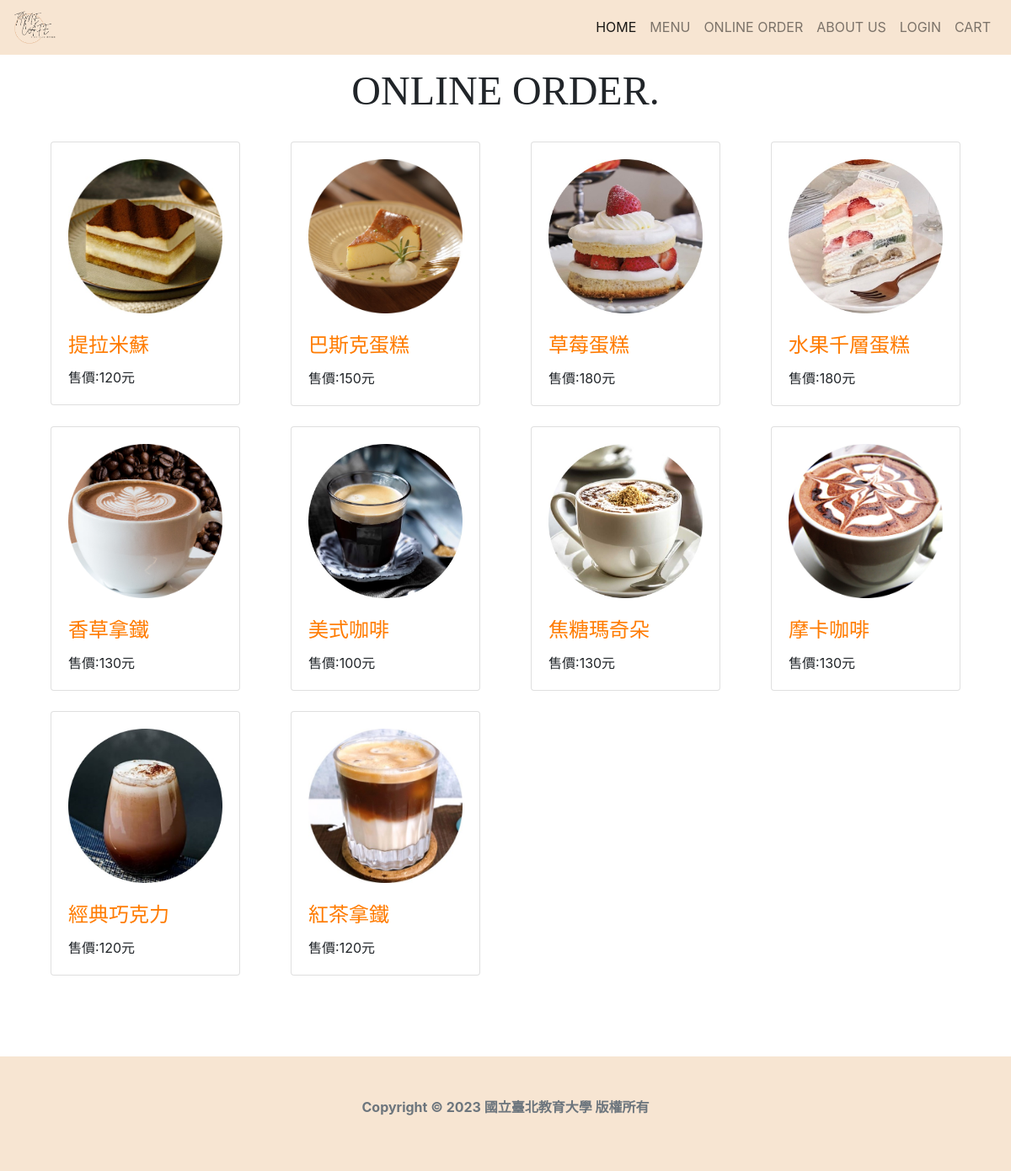
The page /order/ on the database its author committed.
### product/models.py (models this page shows, shortened)
class Product(models.Model):
    title = models.CharField(max_length=255, default="")
    price = models.PositiveIntegerField(default="")
    description = models.TextField(default="")
    slug = models.SlugField(blank=True, default="")
    category = models.ForeignKey(Category, null=True, on_delete=models.PROTECT)
    tags = models.ManyToManyField(Tag)
    image = models.ImageField(default="", blank=True, upload_to="images")

### product/views.py (the view)
# urls.py: path('order/',pviews.product),
def product(request):
 q = request.GET.get('q', None)
 product = ''
 if q is None or q == "":
    product = Product.objects.all()
 elif q is not None:
    product = Product.objects.filter(title__contains=q)
 return render(request, 'order.html', {'product': product })

### templates/order.html (shortened to what this page needs)
{% extends "base.html" %}
{% block content %}
<br>
<br>
<br>
<div align="center">
    <font face="Playfair Display Bold" size="7">ONLINE ORDER.</font>
</div>
<br>
<div class="card-deck">
   {% for product in product %}
   <div class="col-sm-3">
      <div class="card">
         <div class="card-body">
            <a href="{% url 'detail' product.slug %}"><img class="card-img-top" src="{{ product.image.url }}" alt="Card image cap"></a>
            <br>
            <br>
            <h4 class="card-title"><a href="{% url 'detail' product.slug %}" style="color:#ff7b00;">{{ product.title }}</a></h4>
            <h7>售價:{{ product.price }}元 </h7>
            <br>
         </div>
      </div>
      <br>
   </div>
   {% endfor %}
</div>
{% endblock %}

### templates/base.html (shortened to what this page needs)
{% load static %}
<!DOCTYPE html>
<html lang="en">
<head>
  <link rel="stylesheet" href="style.css">
  <link rel="stylesheet" href="https://cdn.jsdelivr.net/npm/bootstrap@4.6.2/dist/css/bootstrap.min.css"
>
</head>
<body>
  <nav class="navbar navbar-expand-md navbar-light fixed-top" style="background-color: #F7E5D2">
    <a class="navbar-brand" href="/">
      <img src="../static/images/logo.png" alt="logo" width="50">
    </a>
    <div class="collapse navbar-collapse justify-content-lg-end" id="navbarsExampleDefault">
      <ul class="navbar-nav">
        <li class="nav-item active">
          <a class="nav-link" href="/">HOME </a>
        </li>
        <li class="nav-item">
          <a class="nav-link" href="/menu/">MENU </a>
        </li>
        <li class="nav-item">
          <a class="nav-link" href="/order/">ONLINE ORDER </a>
        </li>
        <li class="nav-item">
          <a class="nav-link" href="/aboutUs/">ABOUT US </a>
        </li>
        <li class="nav-item">
          <a class="nav-link" href="/login/">LOGIN </a>
        </li>
        <li class="nav-item">
          <a class="nav-link" href="/mycart/">CART </a>
        </li>
      </ul>
    </div>
  </nav>
  <main role="main" class="container">
    <div id="content">
      {% block content %}{% endblock %}
    </div>
  </main>
</body>
<br>
<br>
<br>
<footer class="py-5" style="background-color: #F7E5D2" ;>
  <p class="text-center text-muted"><strong>Copyright © 2023 國立臺北教育大學 版權所有</strong></p>
</footer>
</html>

### rows shown on the page
Product: image (picture), title "提拉米蘇", price "120"
Product: image (picture), title "巴斯克蛋糕", price "150"
Product: image (picture), title "草莓蛋糕", price "180"
Product: image (picture), title "水果千層蛋糕", price "180"
Product: image (picture), title "香草拿鐵", price "130"
Product: image (picture), title "美式咖啡", price "100"
Product: image (picture), title "焦糖瑪奇朵", price "130"
Product: image (picture), title "摩卡咖啡", price "130"
Product: image (picture), title "經典巧克力", price "120"
Product: image (picture), title "紅茶拿鐵", price "120"
